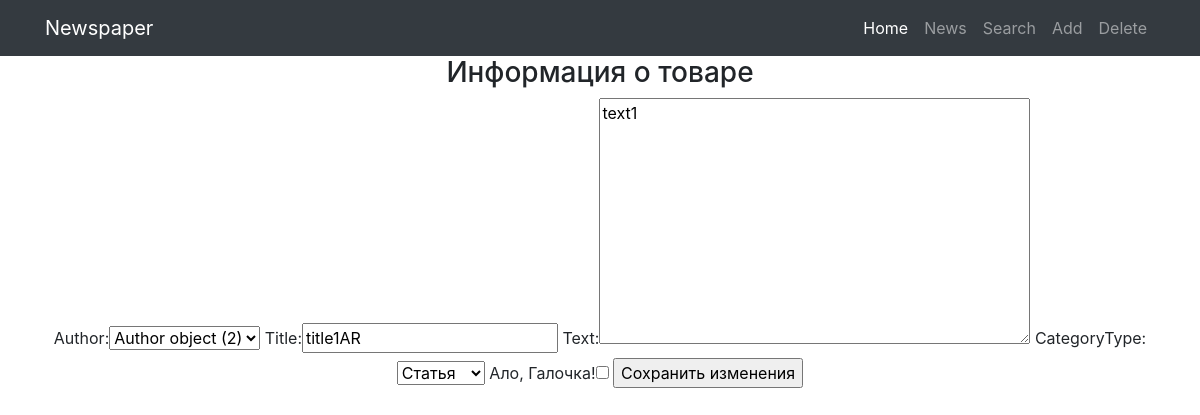
/news/1/edit/, run on the app's committed database.
### news/models.py (models this page shows, shortened)
class Post(models.Model):
    author = models.ForeignKey(Author, on_delete=models.CASCADE)
    NEWS = 'NW'
    ARTICLE = 'AR'
    CATEGORY_CHOICES = (
        (NEWS, 'Новость'),
        (ARTICLE, 'Статья'),
    )
    categoryType = models.CharField(max_length=2, choices=CATEGORY_CHOICES, default=ARTICLE)
    dateCreation = models.DateTimeField(auto_now_add=True)
    postCategory = models.ManyToManyField(Category, through='PostCategory')
    title = models.CharField(max_length=128)
    text = models.TextField()
    rating = models.SmallIntegerField(default=0)

### news/views.py (the view)
# urls.py: path('<int:pk>/edit/', PostEditView.as_view(), name='edit'),
class PostEditView(UpdateView):
    template_name = 'edit.html'
    form_class = PostForm
    def get_object(self, **kwargs):
        id = self.kwargs.get('pk')
        return Post.objects.get(pk=id)

### news/forms.py
class PostForm(ModelForm):
    check_box = BooleanField(label='Ало, Галочка!')  # добавляем галочку, или же true-false поле
    class Meta:
        model = Post
        fields = ['author', 'title', 'text', 'categoryType', 'check_box']

### news/templates/edit.html (shortened to what this page needs)
{% extends 'default.html' %}
{% block content %}
<h3>Информация о товаре</h3>
<form method="POST">
    {{ form }}
    <input type="submit" value="Сохранить изменения">
</form>
{% endblock content %}

### data on the page
Post: author "Author object (2)", title "title1AR", text "text1", categoryType "Статья"
